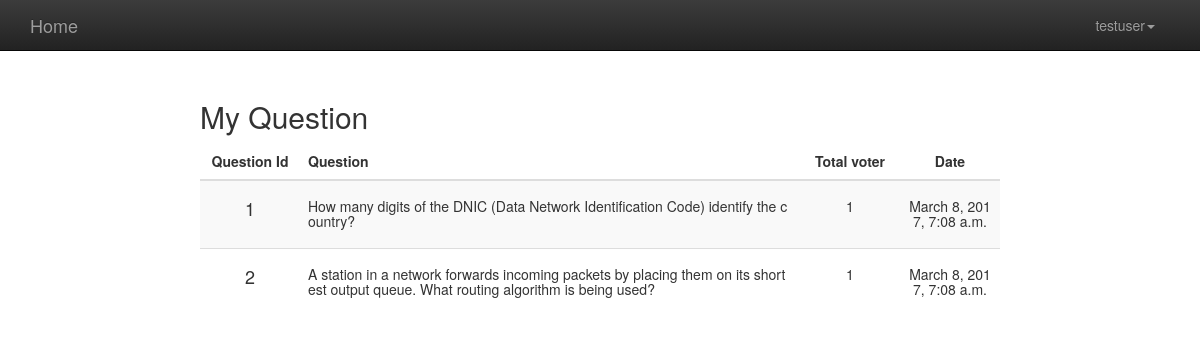
Page /polls/myquestion/ (signed in) on the committed database.
### polls/models.py (models this page shows, shortened)
class Question(models.Model):
    error_css_class = 'error'
    question_text = models.CharField('Question',max_length=200)
    pub_date = models.DateTimeField('date published')
    owner = models.ForeignKey(User,default=DEFAULT_USER_ID)
    def was_published_recently(self):
        now = timezone.now()
        return now - datetime.timedelta(days=1) <= self.pub_date <= now
    was_published_recently.admin_order_field = 'pub_date'
    was_published_recently.boolean = True
    was_published_recently.short_description = 'Published recently?'

### polls/views.py (the view)
def myquestion_view(request):
    all_questions = Question.objects.filter(owner_id=request.user.id).annotate(total_votes=Sum('choice__votes')).values()
    return render(request, 'polls/myquestion.html',{'all_questions':all_questions})

### polls/templates/polls/myquestion.html
{% extends 'polls/base.html' %}
{% block content %}
    <div style="margin:0 auto;width: 800px;margin-top: 100px;">
        <h2 class="sub-header">My Question</h2>
        <div class="table-responsive">
            <table class="table table-striped">
                <thead>
                <tr>
                    <th style="text-align:center">Question Id</th>
                    <th>Question</th>
                    <th style="text-align:center">Total voter</th>
                    <th style="text-align:center">Date</th>
                </tr>
                </thead>
                <tbody>
                {% for content in all_questions %}
                <tr>
                    <td style="word-wrap:break-word;word-break:break-all;width: 100px;"><h4 style="text-align:center">{{ content.id }}</h4></td>
                    <td style="word-wrap:break-word;word-break:break-all;width: 500px;"><h5>{{ content.question_text }}</h5></td>
                    <td style="word-wrap:break-word;word-break:break-all;width: 100px;"><h5 style="text-align:center">{{ content.total_votes }}</h5></td>
                    <td style="word-wrap:break-word;word-break:break-all;width: 100px;"><h5 style="text-align:center">{{ content.pub_date }}</h5></td>
                </tr>
                {% endfor %}
                </tbody>
            </table>
        </div>
    </div>
{% endblock %}

### polls/templates/polls/base.html (shortened to what this page needs)
<!DOCTYPE html>
<html lang="en">
<head>
    {% load static %}
    <link href="{% static 'bs/css/bootstrap.min.css' %}" rel="stylesheet">
    <link href="{% static 'bs/css/bootstrap-theme.min.css' %}" rel="stylesheet">
</head>
<body>
<nav class="navbar navbar-inverse navbar-fixed-top">
    <div class="container">
        <div class="navbar-header">
            <a class="navbar-brand" href="{% url 'polls:index' %}">Home</a>
        </div>
        <div id="navbar" class="navbar-collapse collapse">
            {% if request.user.is_authenticated %}
                <ul class="nav navbar-nav" style="float: right">
                    <li class="dropdown">
                        <a href="#" class="dropdown-toggle" data-toggle="dropdown" role="button" aria-haspopup="true"
                           aria-expanded="false">{{ request.user.username }}<span class="caret"></span></a>
                    </li>
                </ul>
            {% endif %}
        </div>
    </div>
</nav>
<div class="wrapper" style="position: relative;margin-top: 0px;">
    {% block content %}
    {% endblock %}
</div>
</body>
</html>

### rows in the picture
Question: id "1", question_text "How many digits of the DNIC (Data Network Identification Code) identify the country?", total_votes "1", pub_date "March 8, 2017, 7:08 a.m."
Question: id "2", question_text "A station in a network forwards incoming packets by placing them on its shortest output queue. What routing algorithm is being used?", total_votes "1", pub_date "March 8, 2017, 7:08 a.m."

### other values in the picture
{{ request.user.username }} "testuser"
